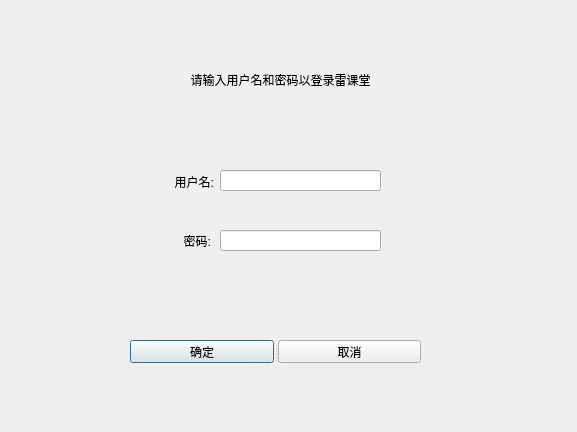
<?xml version="1.0" encoding="UTF-8"?>
<ui version="4.0">
 <class>LoginWindow</class>
 <widget class="QDialog" name="LoginWindow">
  <property name="geometry">
   <rect>
    <x>0</x>
    <y>0</y>
    <width>577</width>
    <height>432</height>
   </rect>
  </property>
  <property name="minimumSize">
   <size>
    <width>577</width>
    <height>432</height>
   </size>
  </property>
  <property name="maximumSize">
   <size>
    <width>577</width>
    <height>432</height>
   </size>
  </property>
  <property name="windowTitle">
   <string>LoginWindow</string>
  </property>
  <widget class="QLabel" name="label_3">
   <property name="geometry">
    <rect>
     <x>120</x>
     <y>70</y>
     <width>321</width>
     <height>20</height>
    </rect>
   </property>
   <property name="text">
    <string>请输入用户名和密码以登录雷课堂</string>
   </property>
   <property name="alignment">
    <set>Qt::AlignCenter</set>
   </property>
  </widget>
  <widget class="QSplitter" name="splitter">
   <property name="geometry">
    <rect>
     <x>130</x>
     <y>340</y>
     <width>291</width>
     <height>23</height>
    </rect>
   </property>
   <property name="orientation">
    <enum>Qt::Horizontal</enum>
   </property>
   <widget class="QPushButton" name="LoginButton">
    <property name="sizePolicy">
     <sizepolicy hsizetype="Expanding" vsizetype="Fixed">
      <horstretch>0</horstretch>
      <verstretch>0</verstretch>
     </sizepolicy>
    </property>
    <property name="text">
     <string>确定</string>
    </property>
   </widget>
   <widget class="QPushButton" name="ExitButton">
    <property name="sizePolicy">
     <sizepolicy hsizetype="Expanding" vsizetype="Fixed">
      <horstretch>0</horstretch>
      <verstretch>0</verstretch>
     </sizepolicy>
    </property>
    <property name="text">
     <string>取消</string>
    </property>
   </widget>
  </widget>
  <widget class="QLabel" name="label">
   <property name="geometry">
    <rect>
     <x>143</x>
     <y>172</y>
     <width>71</width>
     <height>20</height>
    </rect>
   </property>
   <property name="text">
    <string>用户名:</string>
   </property>
   <property name="alignment">
    <set>Qt::AlignRight|Qt::AlignTrailing|Qt::AlignVCenter</set>
   </property>
  </widget>
  <widget class="QLineEdit" name="UserNameLineEdit">
   <property name="geometry">
    <rect>
     <x>220</x>
     <y>170</y>
     <width>161</width>
     <height>21</height>
    </rect>
   </property>
   <property name="sizePolicy">
    <sizepolicy hsizetype="Expanding" vsizetype="Fixed">
     <horstretch>0</horstretch>
     <verstretch>0</verstretch>
    </sizepolicy>
   </property>
  </widget>
  <widget class="QLabel" name="label_2">
   <property name="geometry">
    <rect>
     <x>140</x>
     <y>231</y>
     <width>71</width>
     <height>20</height>
    </rect>
   </property>
   <property name="text">
    <string>密码:</string>
   </property>
   <property name="alignment">
    <set>Qt::AlignRight|Qt::AlignTrailing|Qt::AlignVCenter</set>
   </property>
  </widget>
  <widget class="QLineEdit" name="PassWordLineEdit">
   <property name="geometry">
    <rect>
     <x>220</x>
     <y>230</y>
     <width>161</width>
     <height>21</height>
    </rect>
   </property>
  </widget>
 </widget>
 <layoutdefault spacing="6" margin="11"/>
 <tabstops>
  <tabstop>UserNameLineEdit</tabstop>
  <tabstop>PassWordLineEdit</tabstop>
  <tabstop>LoginButton</tabstop>
  <tabstop>ExitButton</tabstop>
 </tabstops>
 <resources/>
 <connections/>
</ui>
